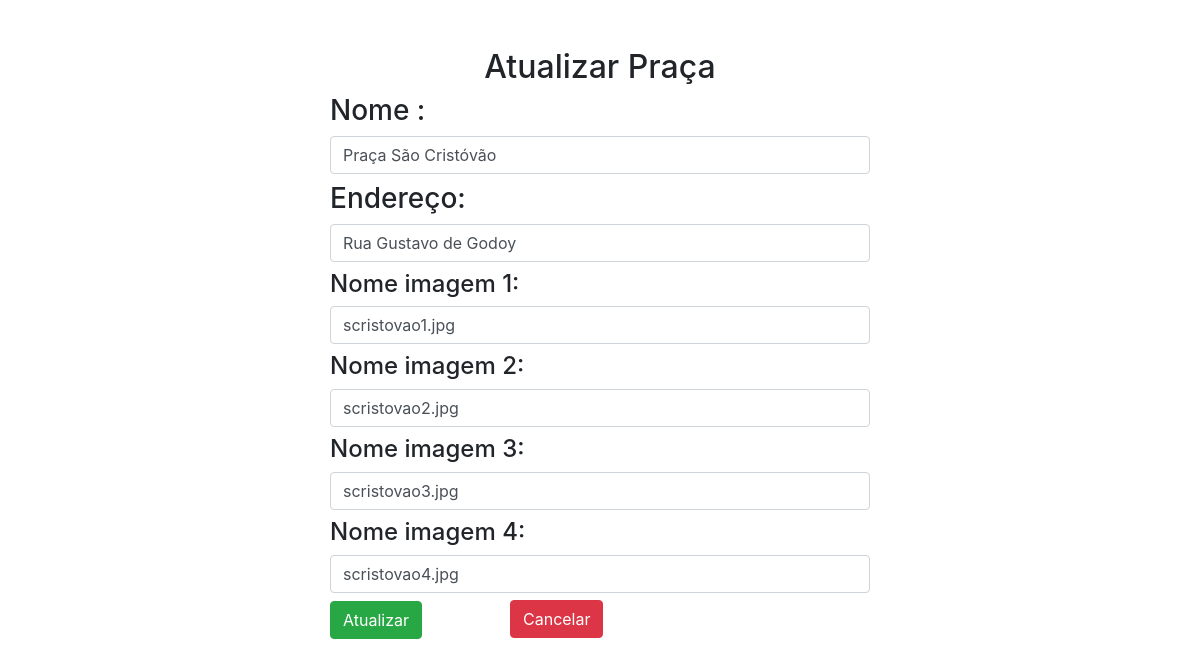
The app's page /updatepraca/13 (signed in) with its own data.
### app_arbo/trees/models.py (models this page shows)
class Praca(db.Model):
    id=db.Column(db.Integer,primary_key=True)
    name=db.Column(db.String(30),nullable=False,unique=True)
    end=db.Column(db.String(100),nullable=False,unique=False)
    image_1=db.Column(db.String(30),nullable=False,unique=True)
    image_2=db.Column(db.String(30),nullable=False,unique=True)
    image_3=db.Column(db.String(500),nullable=False,unique=True)
    image_4=db.Column(db.String(500),nullable=False,unique=True)

### app_arbo/trees/rotas.py (the view, shortened to what this page needs)
@app.route('/updatepraca/<int:id>', methods=['GET', 'POST'])
def updatepraca(id):
    if 'email' not in session:
        flash(f'Favor faça seu login no sistema.', 'success')
        return redirect(url_for('login'))
    updatepraca = Praca.query.get_or_404(id)
    praca = request.form.get('praca')
    end = request.form.get('end')
    image_1 = request.form.get('image_1')
    image_2 = request.form.get('image_2')
    image_3 = request.form.get('image_3')
    image_4 = request.form.get('image_4')
    return render_template('/trees/updatepraca.html', title='Atualizar praça',updatepraca=updatepraca)

### app_arbo/templates/trees/updatepraca.html (shortened to what this page needs)
{% extends "layouts.html" %}
{% block content %}
<div class="container">
    <div class="row">
        <div class="col-md-3"></div>
        <div class="col-md-6">
            {% if updatepraca %}
            <h2 class="text-center mt-5">Atualizar Praça</h2>
            <form action="" method="POST">
                <h3 class="text-nowrap mt-2">Nome :</h3>
                <input type="text" name="praca" class="form-control" value="{{updatepraca.name}}">
                <h3 class="text-nowrap mt-2">Endereço:</h3>
                <input type="text" name="end" class="form-control" value="{{updatepraca.end}}">
                <h4 class="text-nowrap mt-2">Nome imagem 1:</h4>
                <input type="text" name="image_1" class="form-control" value="{{updatepraca.image_1}}">
                <h4 class="text-nowrap mt-2">Nome imagem 2:</h4>
                <input type="text" name="image_2" class="form-control" value="{{updatepraca.image_2}}">
                <h4 class="text-nowrap mt-2">Nome imagem 3:</h4>
                <input type="text" name="image_3" class="form-control" value="{{updatepraca.image_3}}">
                <h4 class="text-nowrap mt-2">Nome imagem 4:</h4>
                <input type="text" name="image_4" class="form-control" value="{{updatepraca.image_4}}">
                <input type="submit" value="Atualizar" class="btn btn-success mt-2">
            </form>
            <a href="{{url_for('pracas')}}" class="btn btn-danger" style="margin-top: -67px; margin-left: 180px;">Cancelar</a>
            {% endif %}
        </div>
        <div class="col-md-3"></div>
    </div>
</div>
{% endblock content %}

### records on screen
Praca: praca "Praça São Cristóvão", end "Rua Gustavo de Godoy", image_1 "scristovao1.jpg", image_2 "scristovao2.jpg", image_3 "scristovao3.jpg", image_4 "scristovao4.jpg"
